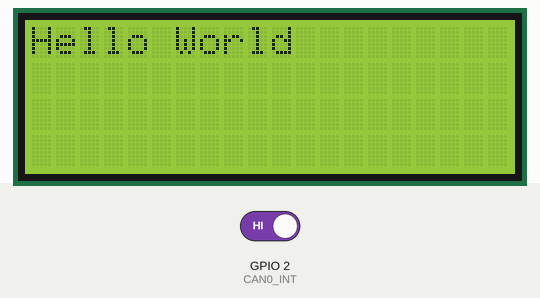
Simulated run of this sketch. Board: ESP32. Shown: 20×4 character LCD. Inputs (shaded band) come from the test bench; at power-on: GPIO 2 (CAN0_INT) HIGH. What the sketch prints to the serial monitor is not drawn.

Above: at 1.2 s.
1.3 s: GPIO 2 (CAN0_INT) driven LOW
At 1.76 s:
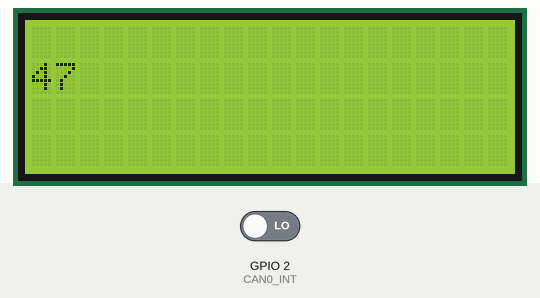
3.7 s: GPIO 2 (CAN0_INT) driven HIGH
At 4.9 s:
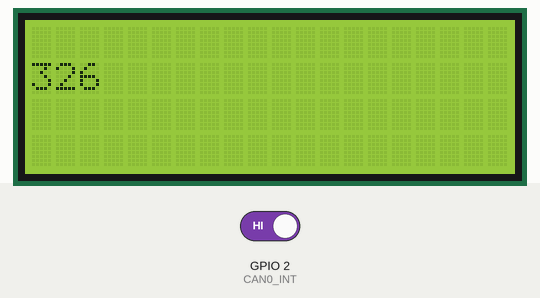
5.2 s: GPIO 2 (CAN0_INT) driven LOW
At 5.36 s:
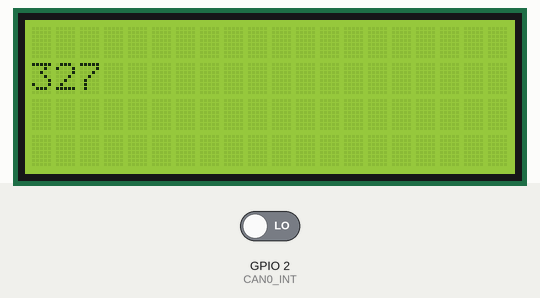
Timing chart, 0 to 8.2 s (numbered marks = the images above; inputs shaded):
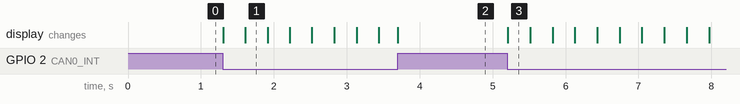

Measured:
- after the input at 1.3 s, the display: first changes at once (image 1 shows a later state)
- after the input at 5.2 s, the display: changes at once (image 3)

The sketch:

RECEBENDO.ino
```cpp
/*MCP2515     ESP32
 *INT         D15
 *SCK         D18
 *SI          D23
 *SO          D19
 *GND         GND
 *VCC         3V3
*/

#include <Wire.h>

#include <LiquidCrystal_I2C.h>

#include <mcp_can.h>
#include <mcp_can_dfs.h>
#include <SPI.h>

long unsigned int rxId;
unsigned char len = 0;
unsigned char rxBuf[8];
char msgString[128];

LiquidCrystal_I2C lcd(0x27, 20, 4);

String palavra = "";
int contador = 0;

#define CAN0_INT 2
MCP_CAN CAN0(5); //cs pin 5

void setup() {
  Serial.begin(115200);

  lcd.init();
  lcd.backlight();
  lcd.print("Hello World");

  if(CAN0.begin(MCP_ANY, CAN_500KBPS, MCP_16MHZ) == CAN_OK) Serial.println("MCP2515 Initialized Successfully!"); //iniciando
  else Serial.println("Error Initializing MCP2515...");
  CAN0.setMode(MCP_NORMAL);
  pinMode(CAN0_INT, INPUT);                            // Configuring pin for /INT input
  Serial.println("MCP2515 Library Receive Example...");
}

void loop() {
  if(!digitalRead(CAN0_INT))                         // se can0_int for 0, ele le o buffer recebido
  {
    CAN0.readMsgBuf(&rxId, &len, rxBuf);      // lendo dado: len = tamanho do dado, buf = dado byte(s)

    if((rxId & 0x80000000) == 0x80000000)     // Determine if ID is standard (11 bits) or extended (29 bits)
      sprintf(msgString, "Extended ID: 0x%.8lX  DLC: %1d  Data:", (rxId & 0x1FFFFFFF), len);
    else
      sprintf(msgString, "Standard ID: 0x%.3lX       DLC: %1d  Data:", rxId, len);

    Serial.print(msgString);

    if((rxId & 0x40000000) == 0x40000000){    // Determine if message is a remote request frame.
      sprintf(msgString, " REMOTE REQUEST FRAME");
      Serial.print(msgString);
    } else {
      palavra = "";
      contador++;
      for(byte i = 0; i<len; i++){
        sprintf(msgString, "%c", rxBuf[i]);
        palavra += (char)rxBuf[i];
        Serial.print(msgString);
      }
      lcd.clear();
      lcd.setCursor(0,0);
      lcd.print(palavra);
      lcd.setCursor(0,1);
      lcd.print(contador);
      }

    Serial.println();
  }

}
```
